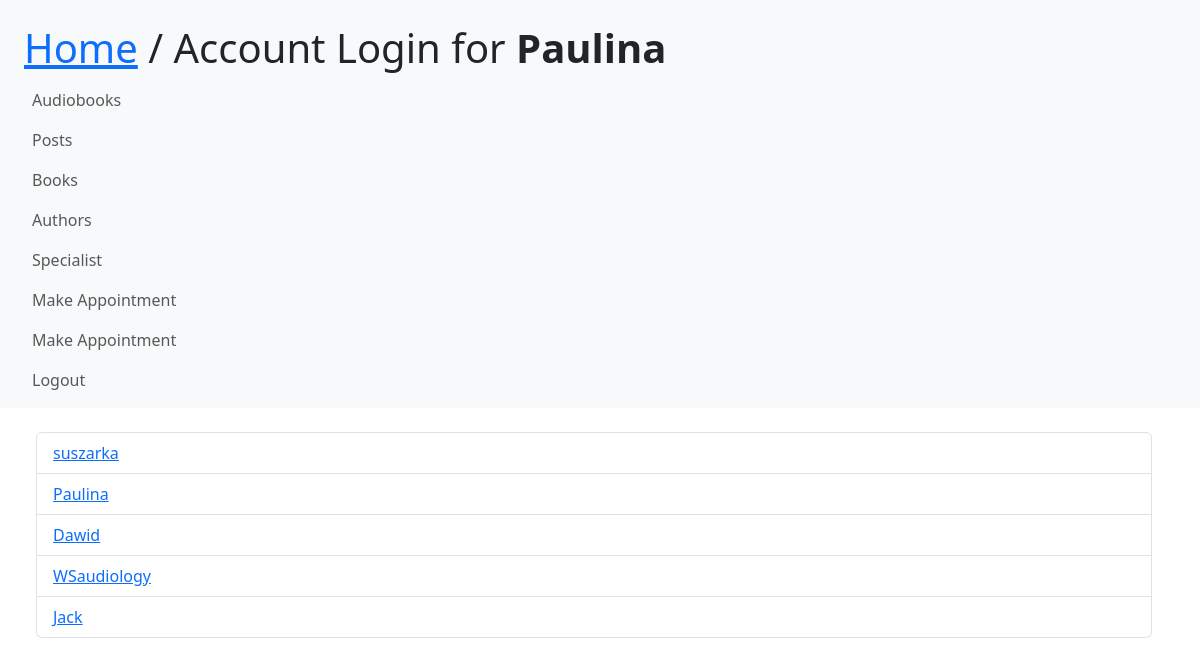
/specialists/ (signed in), run on the app's committed database.
### people/models.py (models this page shows)
class User(AbstractUser):
    def is_specialist(self):
        return self.groups.filter(name='Specialist').exists()

### people/views.py (the view)
# urls.py: path('specialists/', SpecialistView.as_view(), name='view_specialist'),
class SpecialistView(View):
    def get(self, request):
        specialist = people.models.User.objects.all()
        return render(request, 'listy2specialist.html', {'specialist': specialist})

### people/templates/listy2specialist.html
{% extends 'base.html' %}
{% block content %}
    {% include 'list.html' with objects=specialist%}
{% endblock %}

### people/templates/base.html (shortened to what this page needs)
{% load static %}
<!DOCTYPE html>
<html lang="en">
<head>
    <link href="{% static 'bootstrap-5.2.2-dist/css/bootstrap.min.css' %}" rel="stylesheet">
</head>
<body>
<nav class="navbar navbar-expand-sm bg-light navbar-light">
    <div class="container-fluid">
        <ul class="navbar-nav">
            <div class="container m-auto">
                <h1 class="text-2xl leading-none text-gray-900 tracking-tight mt-3"><a href="/">Home</a> / Account Login for <b>{{user.username}}</b> </h1>
                    {% if perms.media.view_book %}
                        <div>
                            <a class="nav-link" href="{% url 'view_audiobooks' %}">Audiobooks</a>
                        </div>
                        <div class="nav-item">
                            <a class="nav-link" href="{% url 'view_release' %}">Posts</a>
                        </div>
                        <div class="nav-item">
                            <a class="nav-link" href="{% url 'view_books' %}">Books</a>
                        </div>
                        <div class="nav-item">
                            <a class="nav-link" href="{% url 'view_author' %}">Authors</a>
                        </div>
                        <div class="nav-item">
                            <a class="nav-link" href="{% url 'view_specialist' %}">Specialist</a>
                        </div>
                        <div class="nav-item">
                            <a class="nav-link" href="{% url 'make_appointment' %}">Make Appointment</a>
                        </div>
                        <div class="nav-item">
                            <a class="nav-link" href="{% url 'detail_appointment' 1 %}">Make Appointment</a>
                        </div>
                    {% endif %}
                            {% if user.is_authenticated %}
                        <div class="nav-item">
                            <a class="nav-link" href="{% url 'logout' %}">Logout</a>
                        </div>
                        {% endif %}
        </ul>
    </div>
</nav>
<div class="container m-4">
    {% block content %}{% endblock %}
</div>
</body>
</html>

### people/templates/list.html
<ul class="list-group">
    {% for obj in objects %}
        <ul class="list-group-item">
            <a href="{{ obj.get_absolute_url }}"> {{ obj }}</a>
        </ul>
    {% endfor %}

### data on the page
User: username "Paulina"
User: username "suszarka"
User: username "Dawid"
User: username "WSaudiology"
User: username "Jack"
